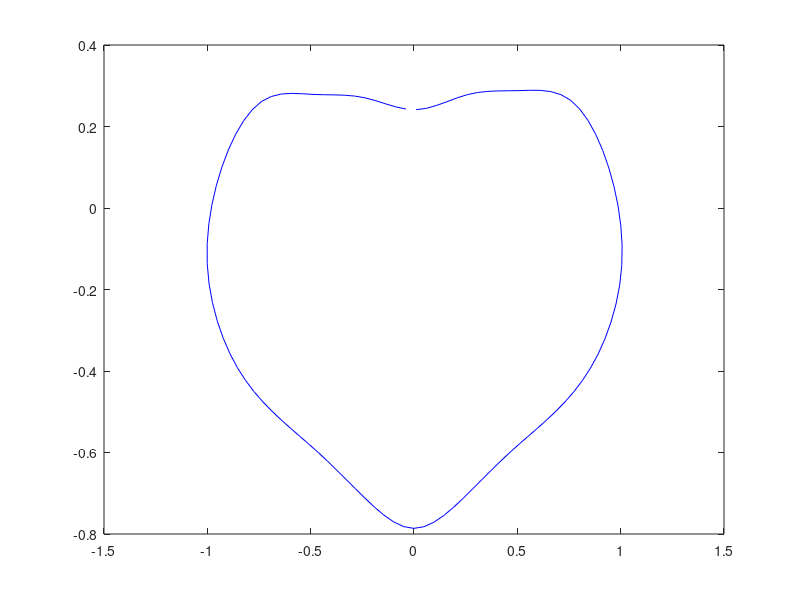
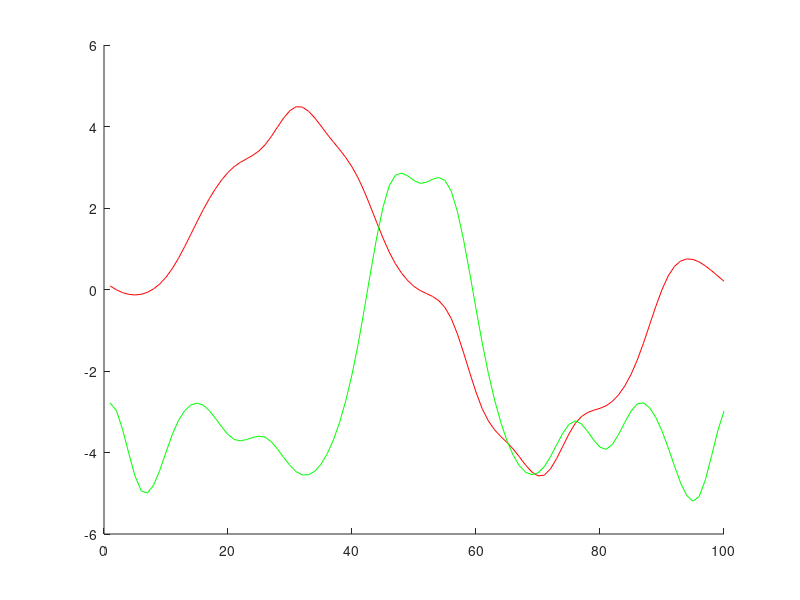
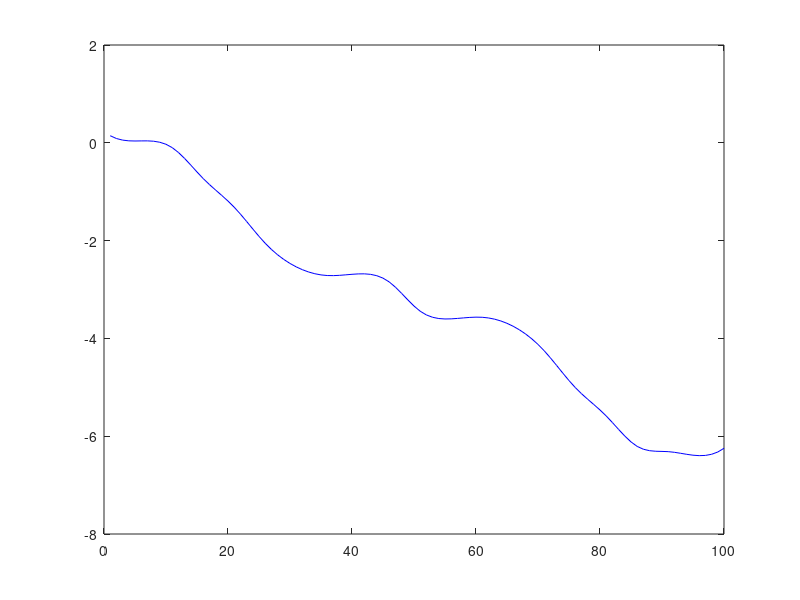
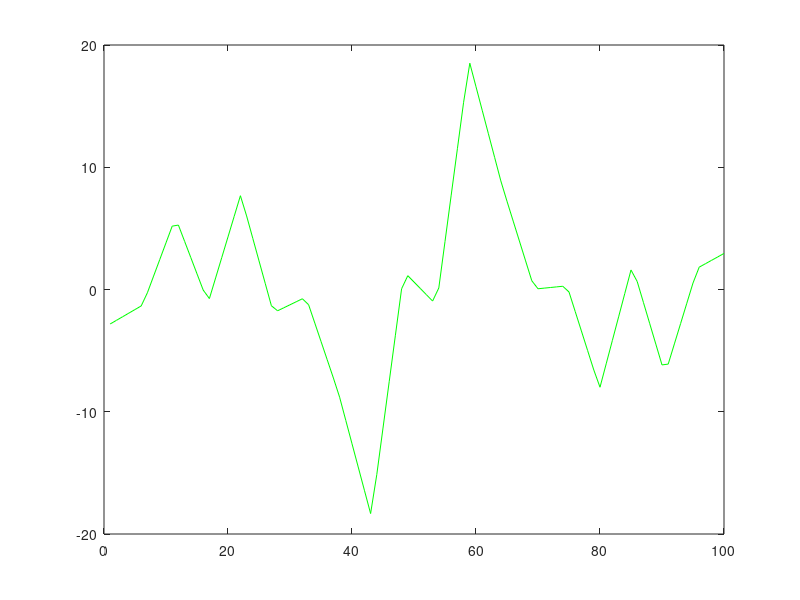

The MATLAB script that drew these images, in order:
close all, clear all;
% curve0y = [0, 8.1e-06, 3.24e-05, 7.29e-05, 0.0001296, 0.0002025, 0.0002916, 0.0003969, 0.0005184, 0.0006561, 0.00081, 0.0009801, 0.0011664, 0.0013689, 0.0015876, 0.0018225, 0.0020736, 0.0023409, 0.0026244, 0.0029241, 0.00324, 0.0035721, 0.0039204, 0.0042849, 0.0046656, 0.0050625, 0.0054756, 0.0059049, 0.0063504, 0.0068121, 0.00729, 0.0077841, 0.0082944, 0.0088209, 0.0093636, 0.0099225, 0.0104976, 0.0110889, 0.0116964, 0.0123201, 0.01296, 0.0136161, 0.0142884, 0.0149769, 0.0156816, 0.0164025, 0.0171396, 0.0178929, 0.0186624, 0.0194481, 0.02025, 0.0210681, 0.0219024, 0.0227529, 0.0236196, 0.0245025, 0.0254016, 0.0263169, 0.0272484, 0.0281961, 0.02916, 0.0301401, 0.0311364, 0.0321489, 0.0331776, 0.0342225, 0.0352836, 0.0363609, 0.0374544, 0.0385641, 0.03969, 0.0408321, 0.0419904, 0.0431649, 0.0443556, 0.0455625, 0.0467856, 0.0480249, 0.0492804, 0.0505521, 0.05184, 0.0531441, 0.0544644, 0.0558009, 0.0571536, 0.0585225, 0.0599076, 0.0613089, 0.0627264, 0.0641601, 0.06561, 0.0670761, 0.0685584, 0.0700569, 0.0715716, 0.0731025, 0.0746496, 0.0762129, 0.0777924, 0.0793881, ];
% curve0z = [0, -0.0283104, -0.056585, -0.084803, -0.112944, -0.140987, -0.168911, -0.196696, -0.224321, -0.251765, -0.279008, -0.306029, -0.332808, -0.359322, -0.385553, -0.411479, -0.43708, -0.462334, -0.487222, -0.511722, -0.535814, -0.559476, -0.58269, -0.605433, -0.62769, -0.649443, -0.670677, -0.691376, -0.711524, -0.731105, -0.750103, -0.768502, -0.786287, -0.803442, -0.81995, -0.835799, -0.85098, -0.865481, -0.879292, -0.892403, -0.904804, -0.916485, -0.927434, -0.937642, -0.947098, -0.955792, -0.963718, -0.970872, -0.977249, -0.982848, -0.987664, -0.991693, -0.994933, -0.997379, -0.999028, -0.999876, -0.99992, -0.99916, -0.997599, -0.99524, -0.992088, -0.988146, -0.983417, -0.977906, -0.971615, -0.964548, -0.956709, -0.948102, -0.938733, -0.928611, -0.917746, -0.906149, -0.89383, -0.880798, -0.867064, -0.852638, -0.837529, -0.821749, -0.805306, -0.788214, -0.770488, -0.752146, -0.733204, -0.713679, -0.693589, -0.67295, -0.651779, -0.630093, -0.607909, -0.585244, -0.562114, -0.538538, -0.514531, -0.490111, -0.465294, -0.440098, -0.414539, -0.388635, -0.362402, -0.335857, ];
% 
% curve1x = [0, -8.1e-06, -3.24e-05, -7.29e-05, -0.0001296, -0.0002025, -0.0002916, -0.0003969, -0.0005184, -0.0006561, -0.00081, -0.0009801, -0.0011664, -0.0013689, -0.0015876, -0.0018225, -0.0020736, -0.0023409, -0.0026244, -0.0029241, -0.00324, -0.0035721, -0.0039204, -0.0042849, -0.0046656, -0.0050625, -0.0054756, -0.0059049, -0.0063504, -0.0068121, -0.00729, -0.0077841, -0.0082944, -0.0088209, -0.0093636, -0.0099225, -0.0104976, -0.0110889, -0.0116964, -0.0123201, -0.01296, -0.0136161, -0.0142884, -0.0149769, -0.0156816, -0.0164025, -0.0171396, -0.0178929, -0.0186624, -0.0194481, -0.02025, -0.0210681, -0.0219024, -0.0227529, -0.0236196, -0.0245025, -0.0254016, -0.0263169, -0.0272484, -0.0281961, -0.02916, -0.0301401, -0.0311364, -0.0321489, -0.0331776, -0.0342225, -0.0352836, -0.0363609, -0.0374544, -0.0385641, -0.03969, -0.0408321, -0.0419904, -0.0431649, -0.0443556, -0.0455625, -0.0467856, -0.0480249, -0.0492804, -0.0505521, -0.05184, -0.0531441, -0.0544644, -0.0558009, -0.0571536, -0.0585225, -0.0599076, -0.0613089, -0.0627264, -0.0641601, -0.06561, -0.0670761, -0.0685584, -0.0700569, -0.0715716, -0.0731025, -0.0746496, -0.0762129, -0.0777924, -0.0793881, ];
% curve1z = [1, 0.999725, 0.998606, 0.996652, 0.993872, 0.990275, 0.985869, 0.980664, 0.974668, 0.967891, 0.960341, 0.952027, 0.942958, 0.933143, 0.92259, 0.911309, 0.899309, 0.886597, 0.873184, 0.859078, 0.844288, 0.828823, 0.812691, 0.795903, 0.778472, 0.760415, 0.741748, 0.722487, 0.70265, 0.682252, 0.66131, 0.639841, 0.61786, 0.595384, 0.572431, 0.549017, 0.525165, 0.500893, 0.476222, 0.451173, 0.425764, 0.400016, 0.37395, 0.347586, 0.320942, 0.294041, 0.266903, 0.23955, 0.212006, 0.184292, 0.156431, 0.128445, 0.100357, 0.0721899, 0.0439654, 0.0157063, -0.0125651, -0.0408263, -0.069055, -0.0972289, -0.125326, -0.153323, -0.181198, -0.208929, -0.236494, -0.26387, -0.291035, -0.317967, -0.344643, -0.371044, -0.397149, -0.422937, -0.448387, -0.473479, -0.498194, -0.522509, -0.546404, -0.56986, -0.592854, -0.61537, -0.63739, -0.658901, -0.679888, -0.700335, -0.720228, -0.739552, -0.758293, -0.776435, -0.793963, -0.810863, -0.82712, -0.842719, -0.857646, -0.871885, -0.885421, -0.89824, -0.910327, -0.921667, -0.932245, -0.942046, ];
% 
% 
% curve2x = [0, 0.0283104, 0.056585, 0.084803, 0.112944, 0.140987, 0.168911, 0.196696, 0.224321, 0.251765, 0.279008, 0.306029, 0.332808, 0.359322, 0.385553, 0.411479, 0.43708, 0.462334, 0.487222, 0.511722, 0.535814, 0.559476, 0.58269, 0.605433, 0.62769, 0.649443, 0.670677, 0.691376, 0.711524, 0.731105, 0.750103, 0.768502, 0.786287, 0.803442, 0.81995, 0.835799, 0.85098, 0.865481, 0.879292, 0.892403, 0.904804, 0.916485, 0.927434, 0.937642, 0.947098, 0.955792, 0.963718, 0.970872, 0.977249, 0.982848, 0.987664, 0.991693, 0.994933, 0.997379, 0.999028, 0.999876, 0.99992, 0.99916, 0.997599, 0.99524, 0.992088, 0.988146, 0.983417, 0.977906, 0.971615, 0.964548, 0.956709, 0.948102, 0.938733, 0.928611, 0.917746, 0.906149, 0.89383, 0.880798, 0.867064, 0.852638, 0.837529, 0.821749, 0.805306, 0.788214, 0.770488, 0.752146, 0.733204, 0.713679, 0.693589, 0.67295, 0.651779, 0.630093, 0.607909, 0.585244, 0.562114, 0.538538, 0.514531, 0.490111, 0.465294, 0.440098, 0.414539, 0.388635, 0.362402, 0.335857, ];
% curve2y = [-1, -0.999725, -0.998606, -0.996652, -0.993872, -0.990275, -0.985869, -0.980664, -0.974668, -0.967891, -0.960341, -0.952027, -0.942958, -0.933143, -0.92259, -0.911309, -0.899309, -0.886597, -0.873184, -0.859078, -0.844288, -0.828823, -0.812691, -0.795903, -0.778472, -0.760415, -0.741748, -0.722487, -0.70265, -0.682252, -0.66131, -0.639841, -0.61786, -0.595384, -0.572431, -0.549017, -0.525165, -0.500893, -0.476222, -0.451173, -0.425764, -0.400016, -0.37395, -0.347586, -0.320942, -0.294041, -0.266903, -0.23955, -0.212006, -0.184292, -0.156431, -0.128445, -0.100357, -0.0721899, -0.0439654, -0.0157063, 0.0125651, 0.0408263, 0.069055, 0.0972289, 0.125326, 0.153323, 0.181198, 0.208929, 0.236494, 0.26387, 0.291035, 0.317967, 0.344643, 0.371044, 0.397149, 0.422937, 0.448387, 0.473479, 0.498194, 0.522509, 0.546404, 0.56986, 0.592854, 0.61537, 0.63739, 0.658901, 0.679888, 0.700335, 0.720228, 0.739552, 0.758293, 0.776435, 0.793963, 0.810863, 0.82712, 0.842719, 0.857646, 0.871885, 0.885421, 0.89824, 0.910327, 0.921667, 0.932245, 0.942046, ];
% 
% %ymb = [-6.93889e-17, 0.0627349, 0.12523, 0.187245, 0.248542, 0.308879, 0.368017, 0.425716, 0.481738, 0.53584, 0.587785, 0.637348, 0.684364, 0.728686, 0.770166, 0.808655, 0.844006, 0.876069, 0.904698, 0.929743, 0.951057, 0.968515, 0.982094, 0.991793, 0.997613, 0.999553, 0.997613, 0.991793, 0.982094, 0.968515, 0.951057, 0.929743, 0.904698, 0.876069, 0.844006, 0.808655, 0.770166, 0.728686, 0.684364, 0.637348, 0.587785, 0.53584, 0.481738, 0.425716, 0.368017, 0.308879, 0.248542, 0.187245, 0.12523, 0.0627349, -1.27676e-15, -0.0627349, -0.12523, -0.187245, -0.248542, -0.308879, -0.368017, -0.425716, -0.481738, -0.53584, -0.587785, -0.637348, -0.684364, -0.728686, -0.770166, -0.808655, -0.844006, -0.876069, -0.904698, -0.929743, -0.951057, -0.968515, -0.982094, -0.991793, -0.997613, -0.999553, -0.997613, -0.991793, -0.982094, -0.968515, -0.951057, -0.929743, -0.904698, -0.876069, -0.844006, -0.808655, -0.770166, -0.728686, -0.684364, -0.637348, -0.587785, -0.53584, -0.481738, -0.425716, -0.368017, -0.308879, -0.248542, -0.187245, -0.12523, -0.0627349, ];
% 
% 
% plot(curve0y, curve0z),
% figure(2);
% plot(curve1x, curve1z),
% figure(3);
% plot(curve2x, curve2y),
% 
% 
% PI = [   1.000020e+00  9.997447e-01  9.986253e-01  9.966709e-01  9.938904e-01  9.902927e-01  9.858867e-01  9.806812e-01  9.746851e-01  9.679074e-01  9.603567e-01  9.520422e-01  9.429725e-01  9.331567e-01  9.226035e-01  9.113219e-01  8.993207e-01  8.866089e-01  8.731952e-01  8.590886e-01  8.442979e-01  8.288320e-01  8.126998e-01  7.959108e-01  7.784792e-01  7.604213e-01  7.417535e-01  7.224924e-01  7.026544e-01  6.822558e-01  6.613132e-01  6.398430e-01  6.178615e-01  5.953852e-01  5.724308e-01  5.490170e-01  5.251638e-01  5.008914e-01  4.762199e-01  4.511694e-01  4.257600e-01  4.000119e-01  3.739451e-01  3.475797e-01  3.209360e-01  2.940339e-01  2.668951e-01  2.395418e-01  2.119966e-01  1.842819e-01  1.564202e-01  1.284339e-01  1.003456e-01  7.217763e-02  4.395255e-02  1.569279e-02 -1.257917e-02 -4.084093e-02 -6.907016e-02 -9.724455e-02 -1.253418e-01 -1.533395e-01 -1.812154e-01 -2.089472e-01 -2.365125e-01 -2.638890e-01 -2.910544e-01 -3.179864e-01 -3.446633e-01 -3.710646e-01 -3.971695e-01 -4.229576e-01 -4.484084e-01 -4.735012e-01 -4.982156e-01 -5.225310e-01 -5.464268e-01 -5.698825e-01 -5.928775e-01 -6.153931e-01 -6.374139e-01 -6.589250e-01 -6.799117e-01 -7.003591e-01 -7.202524e-01 -7.395768e-01 -7.583173e-01 -7.764593e-01 -7.939877e-01 -8.108879e-01 -8.271450e-01 -8.427441e-01 -8.576704e-01 -8.719091e-01 -8.854453e-01 -8.982643e-01 -9.103511e-01 -9.216909e-01 -9.322689e-01 -9.420703e-01
%    -4.377816e-05  2.826870e-02  5.654536e-02  8.476551e-02  1.129085e-01  1.409535e-01  1.688800e-01  1.966673e-01  2.242945e-01  2.517412e-01  2.789865e-01  3.060098e-01  3.327904e-01  3.593076e-01  3.855408e-01  4.114691e-01  4.370721e-01  4.623288e-01  4.872188e-01  5.117212e-01  5.358154e-01  5.594808e-01  5.826965e-01  6.054423e-01  6.277009e-01  6.494564e-01  6.706927e-01  6.913939e-01  7.115442e-01  7.311276e-01  7.501282e-01  7.685300e-01  7.863172e-01  8.034737e-01  8.199840e-01  8.358356e-01  8.510181e-01  8.655213e-01  8.793347e-01  8.924480e-01  9.048509e-01  9.165331e-01  9.274842e-01  9.376939e-01  9.471518e-01  9.558479e-01  9.637755e-01  9.709308e-01  9.773103e-01  9.829106e-01  9.877279e-01  9.917588e-01  9.949997e-01  9.974471e-01  9.990973e-01  9.999468e-01  9.999922e-01  9.992332e-01  9.976731e-01  9.953157e-01  9.921645e-01  9.882231e-01  9.834952e-01  9.779843e-01  9.716940e-01  9.646281e-01  9.567900e-01  9.481834e-01  9.388144e-01  9.286927e-01  9.178285e-01  9.062316e-01  8.939123e-01  8.808806e-01  8.671466e-01  8.527203e-01  8.376118e-01  8.218311e-01  8.053884e-01  7.882958e-01  7.705696e-01  7.522268e-01  7.332844e-01  7.137592e-01  6.936682e-01  6.730283e-01  6.518564e-01  6.301695e-01  6.079845e-01  5.853184e-01  5.621881e-01  5.386104e-01  5.146024e-01  4.901809e-01  4.653630e-01  4.401655e-01  4.146053e-01  3.886994e-01  3.624648e-01  3.359183e-01
%     9.640102e-06  1.776180e-05  4.207535e-05  8.258082e-05  1.392783e-04  2.121678e-04  3.012494e-04  4.065232e-04  5.279893e-04  6.656477e-04  8.194985e-04  9.895418e-04  1.175778e-03  1.378206e-03  1.596827e-03  1.831641e-03  2.082647e-03  2.349847e-03  2.633239e-03  2.932825e-03  3.248603e-03  3.580575e-03  3.928739e-03  4.293098e-03  4.673649e-03  5.070394e-03  5.483333e-03  5.912465e-03  6.357792e-03  6.819313e-03  7.297027e-03  7.790937e-03  8.301041e-03  8.827339e-03  9.369833e-03  9.928521e-03  1.050341e-02  1.109448e-02  1.170176e-02  1.232523e-02  1.296490e-02  1.362076e-02  1.429282e-02  1.498107e-02  1.568552e-02  1.640617e-02  1.714302e-02  1.789606e-02  1.866530e-02  1.945074e-02  2.025238e-02  2.107021e-02  2.190425e-02  2.275448e-02  2.362091e-02  2.450354e-02  2.540236e-02  2.631739e-02  2.724862e-02  2.819605e-02  2.915967e-02  3.013950e-02  3.113553e-02  3.214776e-02  3.317619e-02  3.422082e-02  3.528165e-02  3.635869e-02  3.745192e-02  3.856136e-02  3.968700e-02  4.082884e-02  4.198689e-02  4.316114e-02  4.435159e-02  4.555824e-02  4.678110e-02  4.802016e-02  4.927543e-02  5.054690e-02  5.183457e-02  5.313845e-02  5.445853e-02  5.579482e-02  5.714731e-02  5.851601e-02  5.990091e-02  6.130202e-02  6.271933e-02  6.415285e-02  6.560258e-02  6.706851e-02  6.855064e-02  7.004899e-02  7.156354e-02  7.309429e-02  7.464126e-02  7.620443e-02  7.778380e-02  7.937939e-02];
% 
% size(PI),
% figure(4);
% plot3(PI(1,:), PI(2,:), PI(3,:)),

xp = [0.0104558, 0.0600841, 0.109693, 0.159273, 0.208816, 0.258316, 0.307788, 0.357359, 0.407179, 0.457399, 0.50817, 0.559499, 0.610811, 0.661391, 0.710519, 0.757478, 0.801617, 0.842552, 0.879968, 0.913547, 0.942973, 0.967838, 0.98737, 1.00071, 1.00698, 1.00533, 0.995235, 0.977523, 0.953368, 0.923943, 0.89042, 0.853847, 0.814777, 0.773637, 0.730855, 0.686861, 0.642057, 0.596755, 0.551241, 0.505803, 0.460728, 0.416196, 0.371963, 0.327678, 0.28299, 0.237549, 0.191102, 0.143785, 0.0958344, 0.0474837, -0.00103217, -0.0494859, -0.0976806, -0.145427, -0.192536, -0.238818, -0.284169, -0.328825, -0.37311, -0.417345, -0.461853, -0.506857, -0.552194, -0.5976, -0.642812, -0.687569, -0.731569, -0.774366, -0.815471, -0.8544, -0.890665, -0.923667, -0.952344, -0.975522, -0.992026, -1.00068, -1.00067, -0.99257, -0.977342, -0.955926, -0.929268, -0.898214, -0.863213, -0.824615, -0.78277, -0.738027, -0.690782, -0.641607, -0.591121, -0.539943, -0.488692, -0.437864, -0.387475, -0.337416, -0.287582, -0.237866, -0.188179, -0.138503, -0.0888388, -0.0391857, ];
yp = [0.241246, 0.244601, 0.251728, 0.260878, 0.270304, 0.278258, 0.283417, 0.286166, 0.287319, 0.287685, 0.288078, 0.288875, 0.288712, 0.285792, 0.278319, 0.264494, 0.243006, 0.21449, 0.180064, 0.14085, 0.0979649, 0.052459, 0.00509364, -0.0434405, -0.092453, -0.141253, -0.189159, -0.235523, -0.279704, -0.321064, -0.358962, -0.392955, -0.423382, -0.450778, -0.475676, -0.498614, -0.520114, -0.54066, -0.560724, -0.58078, -0.601301, -0.622639, -0.644671, -0.667152, -0.68984, -0.71249, -0.734616, -0.754754, -0.771198, -0.782241, -0.786177, -0.781872, -0.770486, -0.753751, -0.733399, -0.711162, -0.688521, -0.665938, -0.643625, -0.621794, -0.600655, -0.580304, -0.560382, -0.540412, -0.519922, -0.498434, -0.475459, -0.450443, -0.422816, -0.392009, -0.357453, -0.318799, -0.276585, -0.231569, -0.184509, -0.136164, -0.0872718, -0.0384909, 0.00954056, 0.0561845, 0.100803, 0.142678, 0.180777, 0.213988, 0.241197, 0.261291, 0.273661, 0.279699, 0.281302, 0.280363, 0.27878, 0.27799, 0.277609, 0.276798, 0.274714, 0.270518, 0.263791, 0.255806, 0.248257, 0.242839, ];

xv = [0.0870951, -0.00754065, -0.077135, -0.119891, -0.134012, -0.1177, -0.0689482, 0.0150981, 0.137504, 0.301335, 0.509656, 0.762595, 1.04853, 1.3529, 1.66115, 1.95871, 2.23294, 2.47884, 2.69331, 2.87327, 3.01563, 3.12128, 3.20705, 3.29375, 3.40221, 3.55324, 3.75814, 3.99018, 4.2131, 4.39066, 4.4866, 4.47536, 4.37417, 4.21094, 4.01357, 3.80997, 3.62053, 3.43549, 3.23757, 3.00949, 2.73397, 2.40077, 2.02781, 1.64004, 1.26243, 0.919942, 0.632472, 0.399661, 0.216087, 0.076328, -0.0250375, -0.0979425, -0.170361, -0.274778, -0.443677, -0.709544, -1.09122, -1.55295, -2.04536, -2.51905, -2.92463, -3.22642, -3.44348, -3.60861, -3.75458, -3.91418, -4.10814, -4.30895, -4.47708, -4.57298, -4.5571, -4.40485, -4.1515, -3.84726, -3.54236, -3.287, -3.11813, -3.01961, -2.96201, -2.91591, -2.85189, -2.74455, -2.58458, -2.36667, -2.08554, -1.73588, -1.31955, -0.866926, -0.415533, -0.00289784, 0.333456, 0.564944, 0.698753, 0.75101, 0.737841, 0.675374, 0.578928, 0.460594, 0.331655, 0.203394, ];
yv = [-2.786, -2.97083, -3.435, -4.02211, -4.57577, -4.93958, -4.99814, -4.80011, -4.43513, -3.99286, -3.56294, -3.21983, -2.97719, -2.83349, -2.78719, -2.83676, -2.97435, -3.16689, -3.375, -3.55931, -3.68042, -3.71228, -3.68211, -3.63045, -3.59783, -3.62479, -3.73908, -3.91725, -4.12307, -4.32031, -4.47273, -4.55, -4.54542, -4.4582, -4.28754, -4.03266, -3.69167, -3.25833, -2.72532, -2.08531, -1.33097, -0.469924, 0.430372, 1.28752, 2.01911, 2.54274, 2.80359, 2.85713, 2.7864, 2.67447, 2.60437, 2.63218, 2.7061, 2.74734, 2.67712, 2.41667, 1.91267, 1.21377, 0.394067, -0.472317, -1.31127, -2.06122, -2.71069, -3.26077, -3.71252, -4.06702, -4.3248, -4.48422, -4.5431, -4.49926, -4.35052, -4.10482, -3.81061, -3.52647, -3.31095, -3.22264, -3.29755, -3.4816, -3.69815, -3.87055, -3.92216, -3.80133, -3.55629, -3.26023, -2.98636, -2.80788, -2.78176, -2.90009, -3.1387, -3.47344, -3.88017, -4.32615, -4.74437, -5.05924, -5.19517, -5.07658, -4.66601, -4.07849, -3.46721, -2.98532, ];

za = [0.145051, 0.0878861, 0.0550863, 0.0402497, 0.0369739, 0.0388568, 0.0394961, 0.0324894, 0.0114347, -0.0300705, -0.0984283, -0.197353, -0.319804, -0.456054, -0.596376, -0.731041, -0.853027, -0.966129, -1.07685, -1.19169, -1.31715, -1.45751, -1.60822, -1.76249, -1.91354, -2.05459, -2.18018, -2.29009, -2.38544, -2.46734, -2.53688, -2.59499, -2.64182, -2.67733, -2.70148, -2.71423, -2.71614, -2.71019, -2.69997, -2.68904, -2.681, -2.67971, -2.69016, -2.71764, -2.76744, -2.84482, -2.95199, -3.07879, -3.21194, -3.33821, -3.44433, -3.52017, -3.56814, -3.59377, -3.60257, -3.60008, -3.59147, -3.58052, -3.57067, -3.56535, -3.56799, -3.58147, -3.60648, -3.64313, -3.69156, -3.75189, -3.82437, -3.9098, -4.00908, -4.12312, -4.25284, -4.39783, -4.5524, -4.70955, -4.86228, -5.0036, -5.12882, -5.24262, -5.352, -5.46396, -5.58551, -5.72066, -5.86149, -5.99707, -6.1165, -6.20885, -6.26668, -6.29641, -6.3079, -6.31105, -6.31572, -6.32932, -6.34932, -6.3707, -6.38845, -6.39757, -6.39303, -6.36983, -6.32296, -6.2474, ];

zdA = [-2.81924, -2.52433, -2.22942, -1.93451, -1.6396, -1.34469, -0.263774, 1.09786, 2.4595, 3.82114, 5.18277, 5.26992, 3.94095, 2.61199, 1.28303, -0.0459369, -0.74089, 0.941694, 2.62428, 4.30686, 5.98944, 7.67203, 6.01993, 4.18257, 2.3452, 0.507841, -1.32952, -1.74138, -1.49533, -1.24927, -1.00321, -0.757151, -1.24598, -2.7453, -4.24461, -5.74392, -7.24323, -8.80645, -10.7106, -12.6147, -14.5187, -16.4228, -18.3269, -15.1297, -11.3323, -7.53487, -3.73746, 0.0599551, 1.13129, 0.612422, 0.093551, -0.42532, -0.944191, 0.126968, 3.9239, 7.72082, 11.5178, 15.3147, 18.5094, 16.5855, 14.6617, 12.7378, 10.8139, 8.89006, 7.21739, 5.59183, 3.96626, 2.34069, 0.715127, 0.0604273, 0.111812, 0.163197, 0.214582, 0.265967, -0.202638, -1.79789, -3.39313, -4.98838, -6.58363, -7.99397, -6.07591, -4.15786, -2.23981, -0.321761, 1.59629, 0.653766, -1.05158, -2.75692, -4.46227, -6.16762, -6.10249, -4.44393, -2.78537, -1.12681, 0.531749, 1.8276, 2.10785, 2.3881, 2.66835, 2.94861, ];

plot(xp,yp,'b');
figure(2);
hold on;
plot(xv,'r');
plot(yv,'g');

figure(3);
plot(za,'b');


figure(4);
plot(zdA,'g');

